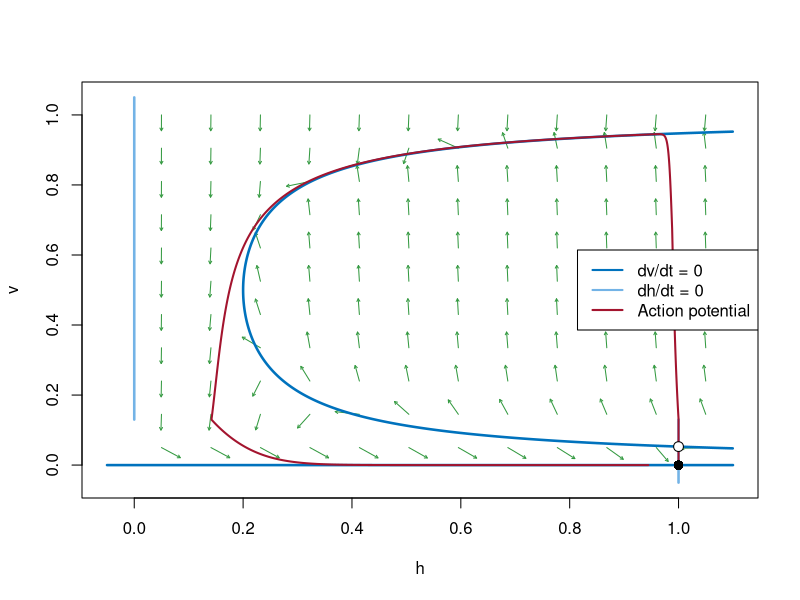

Write R code to recreate this figure.
# Fig. 4.24: Phase plane of the Mitchell-Schaeffer model (book, Section 4.5, Eq. 4.20)
# dv/dt = h v^2 (1 - v)/tin - v/tout + J0,  dh/dt = (1 - h)/topen for v < vgate, -h/tclose otherwise;  J0 = 0
# nullclines, direction field, resting state (1, 0), threshold, and the action potential after a stimulus at t = 1 ms
# (c) 2026 Philipp Kügler · Program for the book "Dynamical Systems in the Life Sciences" · MIT License (see LICENSE)
tin <- 0.3; tout <- 6; topen <- 100; tclose <- 115; vgate <- 0.13   # parameters in ms
hc <- 4 * tin / tout

simuliere <- function(T, J0 = 0, reize = c(), J = 0.2, dauer = 2, dt = 0.01) {
  # Euler's method for the Mitchell-Schaeffer model with constant current J0 and stimuli of strength J
  N <- round(T / dt); t <- dt * (0:N)
  Jt <- rep(J0, N + 1)
  for (s in reize) Jt[t >= s - 1e-9 & t < s + dauer - 1e-9] <- J0 + J
  v <- numeric(N + 1); h <- rep(1, N + 1)
  for (n in 1:N) {
    dv <- h[n] * v[n]^2 * (1 - v[n]) / tin - v[n] / tout + Jt[n]
    dh <- if (v[n] < vgate) (1 - h[n]) / topen else -h[n] / tclose
    v[n + 1] <- v[n] + dt * dv; h[n + 1] <- h[n] + dt * dh
  }
  list(t = t, v = v, h = h)
}
nullklinen <- function(J0) {
  v <- seq(0.003, 0.997, length.out = 2000)
  H <- (v / tout - J0) / (v^2 * (1 - v) / tin)       # dv/dt = 0 solved for h
  m <- H >= -0.05 & H <= 1.1
  lines(H[m], v[m], col = rgb(0, 0.447, 0.741), lwd = 2.5)
  if (J0 == 0) lines(c(-0.05, 1.1), c(0, 0), col = rgb(0, 0.447, 0.741), lwd = 2.5)
  lines(c(1, 1), c(-0.05, vgate), col = rgb(0.45, 0.70, 0.90), lwd = 2.5); lines(c(0, 0), c(vgate, 1.05), col = rgb(0.45, 0.70, 0.90), lwd = 2.5)
}
feld <- function(J0) {
  g <- expand.grid(h = seq(0.05, 1.05, length.out = 12), v = seq(0.05, 1.0, length.out = 11))
  dv <- g$h * g$v^2 * (1 - g$v) / tin - g$v / tout + J0
  dh <- ifelse(g$v < vgate, (1 - g$h) / topen, -g$h / tclose)
  L <- sqrt(dh^2 + dv^2)
  arrows(g$h, g$v, g$h + dh / L * 0.045, g$v + dv / L * 0.045, length = 0.03, col = rgb(0.2, 0.6, 0.25))
}

x <- simuliere(500, reize = 1)
vs <- (1 - sqrt(1 - hc)) / 2
cat(sprintf("resting state (h, v) = (1, 0),  threshold (1, %.4f),  peak of the action potential v = %.4f\n", vs, max(x$v)))
cat(sprintf("after 500 ms: (h, v) = (%.4f, %.4f)\n", x$h[length(x$h)], x$v[length(x$v)]))
plot(NULL, xlim = c(-0.05, 1.1), ylim = c(-0.05, 1.05), xlab = "h", ylab = "v")
feld(0); nullklinen(0)
lines(x$h, x$v, col = rgb(0.64, 0.08, 0.18), lwd = 2)
points(1, 0, pch = 16, cex = 1.3); points(1, vs, pch = 21, bg = "white", cex = 1.3)
legend("right", legend = c("dv/dt = 0", "dh/dt = 0", "Action potential"), col = c(rgb(0, 0.447, 0.741), rgb(0.45, 0.70, 0.90), rgb(0.64, 0.08, 0.18)), lwd = 2)
